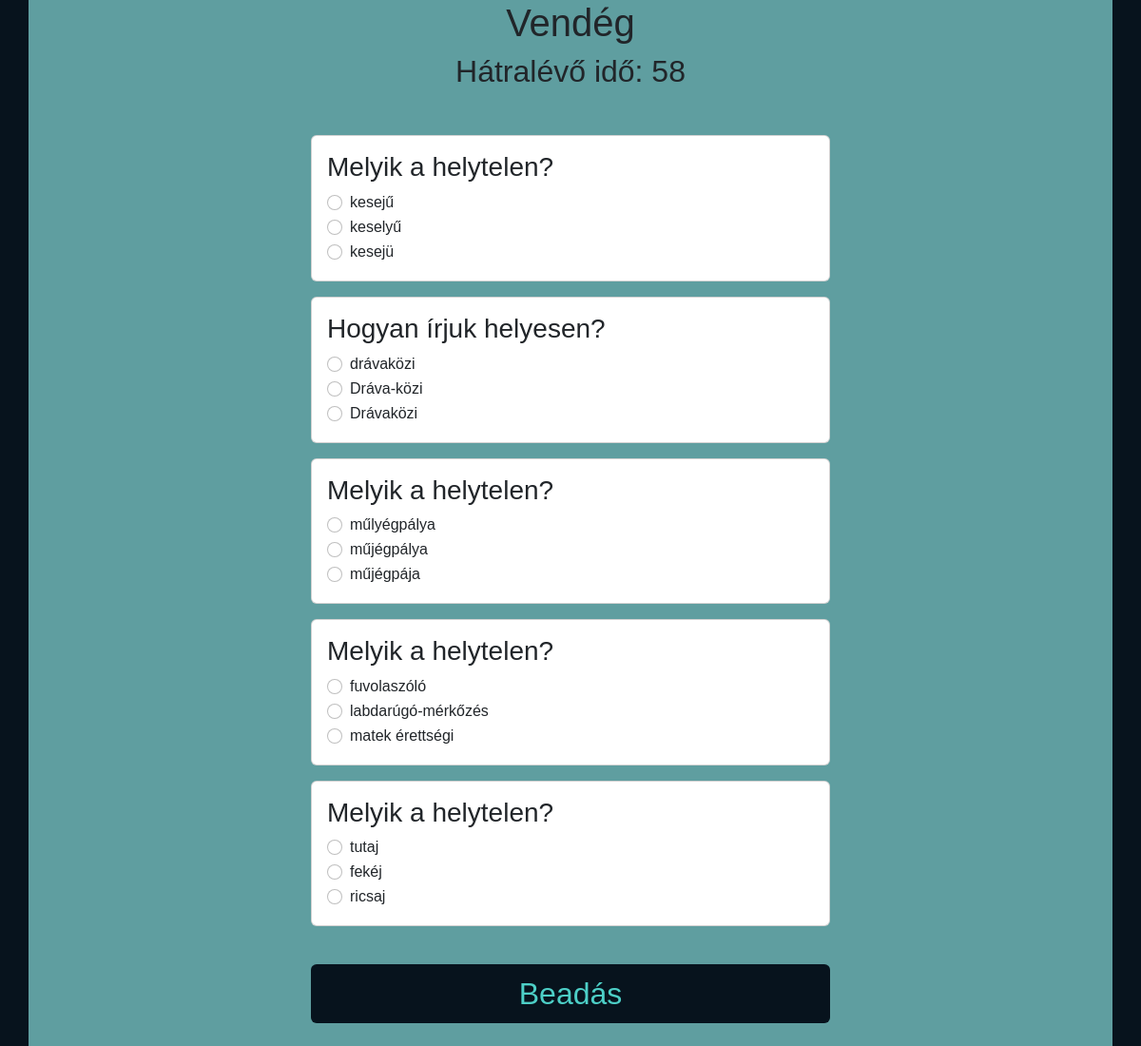
Screenshot of /quiz.php?targy=Nyelvtan&nehez=1 with the database file from the repository.
### tables this page shows
CREATE TABLE `kerdesek` (
  `id` int(10) UNSIGNED NOT NULL,
  `tema_id` int(10) UNSIGNED NOT NULL,
  `szoveg` varchar(256) NOT NULL
);

CREATE TABLE `valasztas` (
  `id` int(10) UNSIGNED NOT NULL,
  `kerdes_id` int(10) UNSIGNED NOT NULL,
  `szoveg` varchar(256) NOT NULL,
  `jovalasz` tinyint(1) NOT NULL
);

### kozos/adatbazis.php (called while the page is built, shortened)
<?php
class Database
{
    private $database = 'quiztime';
    private $host = 'localhost';
    private $user = 'root';
    private $password = '';
    protected $dbc = null;
    public function __construct()
    {
        try {
            $this->dbc = new mysqli($this->host, $this->user, $this->password, $this->database);
            $this->dbc->set_charset('utf8');
        } catch (mysqli_sql_exception $exc) {
            echo "Kapcsolódási hiba:" . $exc->getMessage();
        }
    }
    public function RunSQL($sql, ...$args)
    {
        try {
            $utasitas = $this->dbc->prepare($sql);
            if (count($args) != 0)
                $utasitas->bind_param(str_repeat("s", count($args)), ...$args);
            $utasitas->execute();
            $result = $utasitas->get_result();
            return $result;
        } catch (mysqli_sql_exception $exc) {
            echo "Lekérdezési hiba: " . $exc->getMessage();
        }
    }
    public function FetchData($sql, $args = [])
    {
        $result = $this->RunSQL($sql, ...$args);
        if ($result->num_rows > 0) {
            $returnValue = $result->fetch_all(MYSQLI_ASSOC);
        } else {
            $returnValue = [];
        }
        return $returnValue;
    }
}

### quiz.php (the view, shortened to what this page needs)
<?php
include 'kozos/adatbazis.php';
$db = new Database();
$targy = $_GET['targy'];
$nehez = ($_GET['nehez'] * 5);
$sql = "SELECT kerdesek.id,LOWER(tema.nev) as tema_nev, `szoveg` FROM `kerdesek` join tema on tema_id=tema.id having tema_nev = ?  order by RAND()  LIMIT $nehez;";
$kerdesk = $db->FetchData($sql, [$targy]);
?>
<!DOCTYPE html>
<html lang="en">
<head>
    <link href="kozos/bootstrap.min.css" rel="stylesheet" type="text/css" />
    <link href="kozos/quiz.css" rel="stylesheet" type="text/css" />
</head>
<body>
    <div class="container ">
        <div class="row pb-4">
        <div class="col-md-12 offset-lg-3 col-lg-6 col-xs-12 col-sm-12">
                <?php if (isset($_SESSION['felhasznalo'])): ?>
                    <h1 class="text-center">
                        <?= $_SESSION['felhasznalo']; ?>
                    </h1>
                <?php else: ?>
                    <h1 class="text-center">Vendég</h1>
                <?php endif; ?>
                <?php if (count($kerdesk) > 0): ?>
                    <form method='post' id='forma' action='eredmeny.php'>
                        <h2 class="text-center">Hátralévő idő: <span id='counter'>60</span></h2><br>
                        <?php foreach ($kerdesk as $q):
                            $id = $q["id"];
                            $sql = "SELECT * FROM valasztas WHERE kerdes_id = ?";
                            $valaszok = $db->FetchData($sql, [$id]) ?>
                            <div class="card my-3">
                                <div class="card-body">
                                    <h3 class="card-title">
                                        <?= $q["szoveg"] ?>
                                    </h3>
                                    <?php shuffle($valaszok); ?>
                                    <?php foreach ($valaszok as $a): ?>
                                        <div class="form-check">
                                            <input class="form-check-input" type='radio' name='radio_<?= $id ?>'
                                                id='radio_<?= $a["id"] ?>' value='<?= $a["id"]  ?>'>
                                            <label class="form-check-label" for='radio_<?= $a["id"] ?>'><?= $a["szoveg"] ?></label>
                                        </div>
                                    <?php endforeach; ?>
                                </div>
                            </div>
                        <?php endforeach; ?>
                        <br><button class='buttona btn btn-blue-black' id='beadas' name='beadas'
                            type='submit'>Beadás</button>
                    </form>
                <?php else: ?>
                    Nincs kérdés.
                <?php endif; ?>
            </div>
        </div>
    </div>
</body>
</html>

### kozos/quiz.css (style rules this page uses)
body { font-family: Arial, sans-serif; font-family: Arial, Helvetica, sans-serif; background-color: #07131d; margin: 0%; background-repeat: no-repeat; background-size: cover; background-position: center; min-height: 100vh; counter-reset: my-sec-counter; background-attachment: fixed; }
.buttona { width: 100%; font-size: 2em; display: block; margin: 0 auto }
.btn-blue-black { color: #4dcfc7; background-color: #07131d; }
.container { background-color: cadetblue; background-size: auto; flex-direction: column; justify-content: start; margin: auto; }

### rows the page displays
kerdesek: szoveg "Melyik a helytelen?"
valasztas: szoveg "kesejű"
valasztas: szoveg "keselyű"
valasztas: szoveg "kesejü"
kerdesek: szoveg "Hogyan írjuk helyesen?"
valasztas: szoveg "drávaközi"
valasztas: szoveg "Dráva-közi"
valasztas: szoveg "Drávaközi"
kerdesek: szoveg "Melyik a helytelen?"
valasztas: szoveg "műlyégpálya"
valasztas: szoveg "műjégpálya"
valasztas: szoveg "műjégpája"
kerdesek: szoveg "Melyik a helytelen?"
valasztas: szoveg "fuvolaszóló"
valasztas: szoveg "labdarúgó-mérkőzés"
valasztas: szoveg "matek érettségi"
kerdesek: szoveg "Melyik a helytelen?"
valasztas: szoveg "tutaj"
valasztas: szoveg "fekéj"
valasztas: szoveg "ricsaj"
